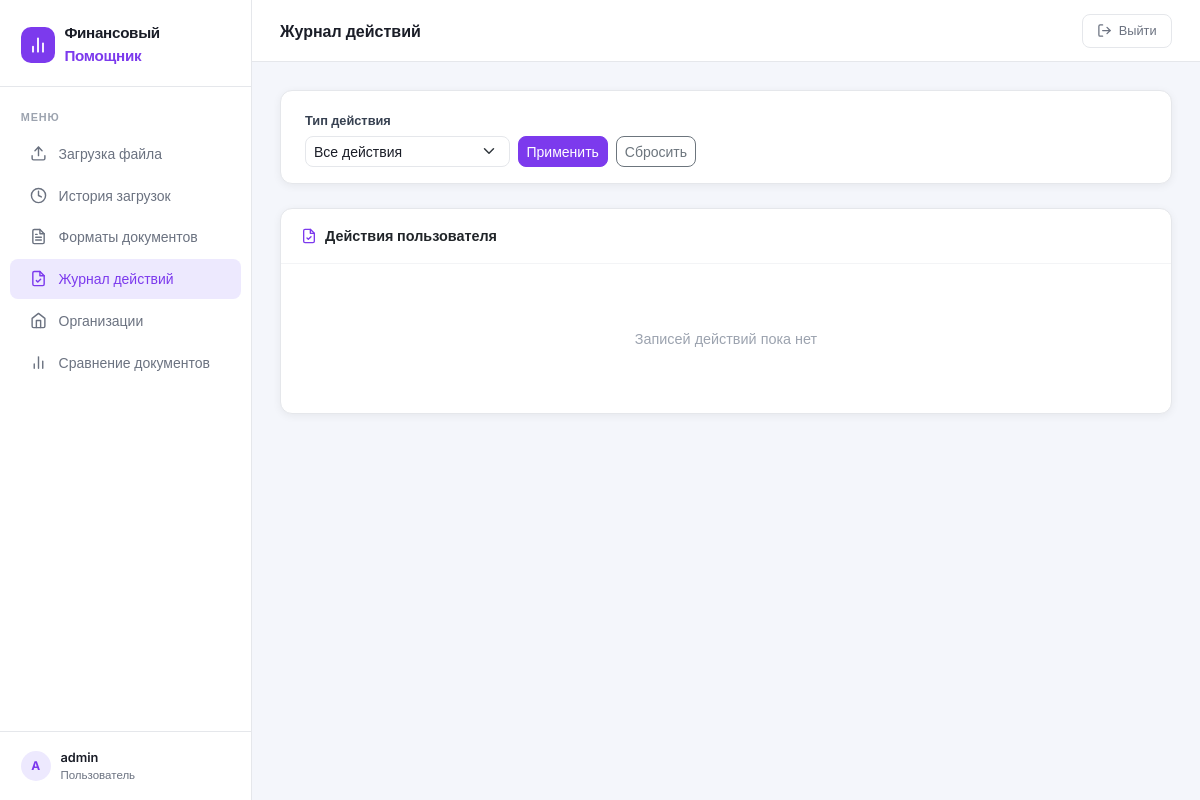
The page /audit/ (signed in) on the database as committed earlier.
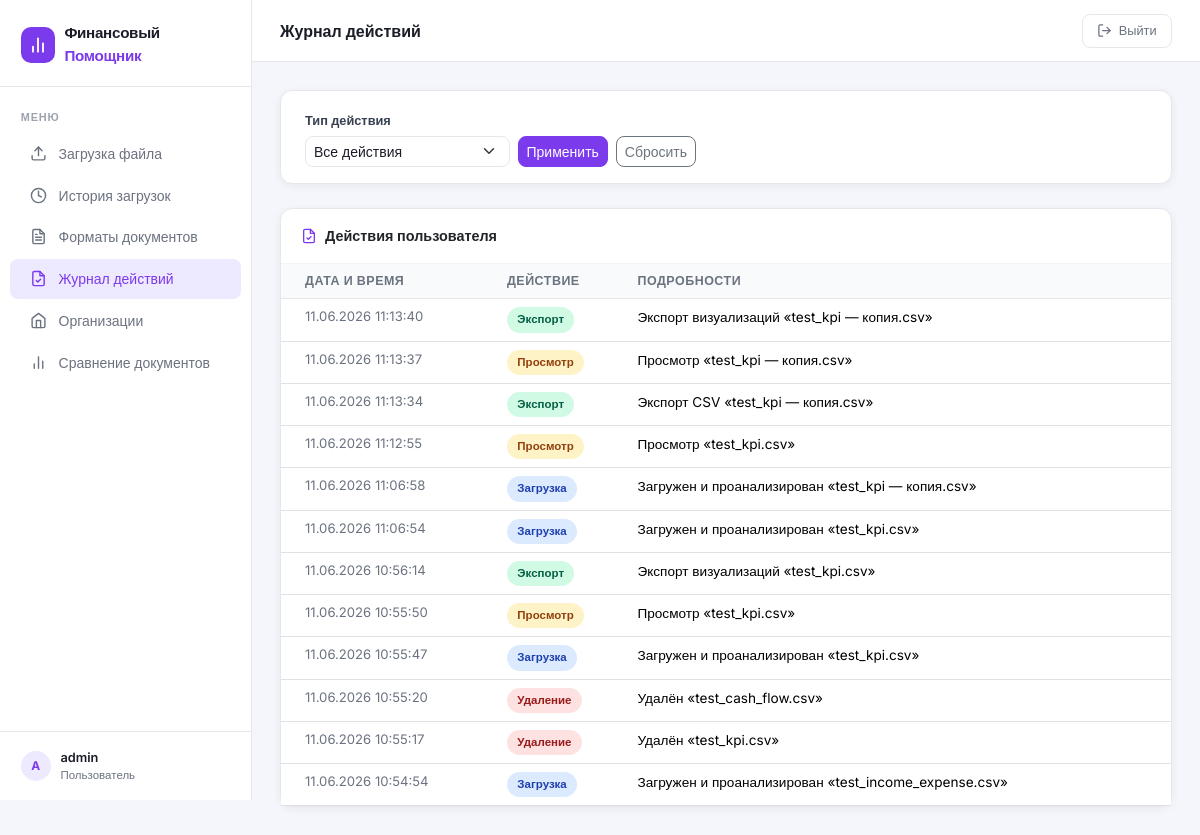
The same page on the database as committed later.
### dashboard/models.py (models this page shows, shortened)
class AuditLog(models.Model):
    ACTION_UPLOAD = 'upload'
    ACTION_VIEW = 'view'
    ACTION_EXPORT = 'export'
    ACTION_DELETE = 'delete'
    ACTIONS = [
        (ACTION_UPLOAD, 'Загрузка'),
        (ACTION_VIEW, 'Просмотр'),
        (ACTION_EXPORT, 'Экспорт'),
        (ACTION_DELETE, 'Удаление'),
    ]
    user = models.ForeignKey(User, on_delete=models.CASCADE, related_name='audit_logs')
    action = models.CharField(max_length=20, choices=ACTIONS)
    detail = models.CharField(max_length=500, blank=True)
    created_at = models.DateTimeField(auto_now_add=True)
    class Meta:
        ordering = ['-created_at']
        db_table = 'finassist_auditlog'

### dashboard/views.py (the view)
# urls.py: path('audit/', views.audit_view, name='audit'),
@login_required
def audit_view(request):
    logs_qs = AuditLog.objects.filter(user=request.user)
    action_filter = request.GET.get('action', '')
    if action_filter:
        logs_qs = logs_qs.filter(action=action_filter)
    paginator = Paginator(logs_qs, 25)
    logs = paginator.get_page(request.GET.get('page', 1))
    return render(request, 'dashboard/audit.html', {
        'logs': logs,
        'actions': AuditLog.ACTIONS,
        'current_action': action_filter,
    })

### dashboard/templates/dashboard/audit.html (shortened to what this page needs)
{% extends 'dashboard/base.html' %}
{% block page_title %}Журнал действий{% endblock %}
{% block content %}
<div class="card mb-4">
    <div class="card-body py-3 px-4">
        <form method="get" class="row g-2 align-items-end">
            <div class="col-md-3">
                <label class="form-label">Тип действия</label>
                <select name="action" class="form-select form-select-sm" onchange="this.form.submit()">
                    <option value="">Все действия</option>
                </select>
            </div>
            <div class="col-md-3 d-flex gap-2">
                <button type="submit" class="btn btn-primary btn-sm">Применить</button>
                <a href="{% url 'finassist:audit' %}" class="btn btn-sm btn-outline-secondary">Сбросить</a>
            </div>
        </form>
    </div>
</div>
<div class="card">
    <div class="card-header">
        <svg xmlns="http://www.w3.org/2000/svg" viewBox="0 0 24 24" fill="none" stroke="currentColor" stroke-width="2" stroke-linecap="round" stroke-linejoin="round"><path d="M14 2H6a2 2 0 0 0-2 2v16a2 2 0 0 0 2 2h12a2 2 0 0 0 2-2V8z"/><polyline points="14 2 14 8 20 8"/><path d="M9 15l2 2 4-4"/></svg>
        Действия пользователя
    </div>
    <div class="card-body p-0">
        {% if logs %}
        <div class="table-responsive">
            <table class="table mb-0">
                <thead>
                    <tr><th class="ps-4">Дата и время</th><th>Действие</th><th>Подробности</th></tr>
                </thead>
                <tbody>
                    {% for log in logs %}
                    <tr>
                        <td class="ps-4" style="font-size:.82rem;color:#6b7280;white-space:nowrap;">{{ log.created_at|date:"d.m.Y H:i:s" }}</td>
                        <td>
                            <span class="sbadge {% if log.action == 'upload' %}sbadge-uploaded{% elif log.action == 'export' %}sbadge-done{% elif log.action == 'delete' %}sbadge-error{% else %}sbadge-validating{% endif %}">{{ log.get_action_display }}</span>
                        </td>
                        <td style="font-size:.85rem;">{{ log.detail|default:"—" }}</td>
                    </tr>
                    {% endfor %}
                </tbody>
            </table>
        </div>
        {% else %}
        <div style="text-align:center;padding:4rem 1rem;color:#9ca3af;">
            <div style="font-size:.9rem;">Записей действий пока нет</div>
        </div>
        {% endif %}
    </div>
</div>
{% endblock %}

Rows that differ between the two databases and show on the page:
added AuditLog: created_at "11.06.2026 11:13:40", action "Экспорт", detail "Экспорт визуализаций «test_kpi — копия.csv»"
added AuditLog: created_at "11.06.2026 11:13:37", action "Просмотр", detail "Просмотр «test_kpi — копия.csv»"
added AuditLog: created_at "11.06.2026 11:13:34", action "Экспорт", detail "Экспорт CSV «test_kpi — копия.csv»"
added AuditLog: created_at "11.06.2026 11:12:55", action "Просмотр", detail "Просмотр «test_kpi.csv»"
added AuditLog: created_at "11.06.2026 11:06:58", action "Загрузка", detail "Загружен и проанализирован «test_kpi — копия.csv»"
added AuditLog: created_at "11.06.2026 11:06:54", action "Загрузка", detail "Загружен и проанализирован «test_kpi.csv»"
added AuditLog: created_at "11.06.2026 10:56:14", action "Экспорт", detail "Экспорт визуализаций «test_kpi.csv»"
added AuditLog: created_at "11.06.2026 10:55:50", action "Просмотр", detail "Просмотр «test_kpi.csv»"
added AuditLog: created_at "11.06.2026 10:55:47", action "Загрузка", detail "Загружен и проанализирован «test_kpi.csv»"
added AuditLog: created_at "11.06.2026 10:55:20", action "Удаление", detail "Удалён «test_cash_flow.csv»"
added AuditLog: created_at "11.06.2026 10:55:17", action "Удаление", detail "Удалён «test_kpi.csv»"
added AuditLog: created_at "11.06.2026 10:54:54", action "Загрузка", detail "Загружен и проанализирован «test_income_expense.csv»"
Other text that changed with them:
text no longer shown: "Записей действий пока нет"
text now shown: "ДАТА И ВРЕМЯ ДЕЙСТВИЕ ПОДРОБНОСТИ"
